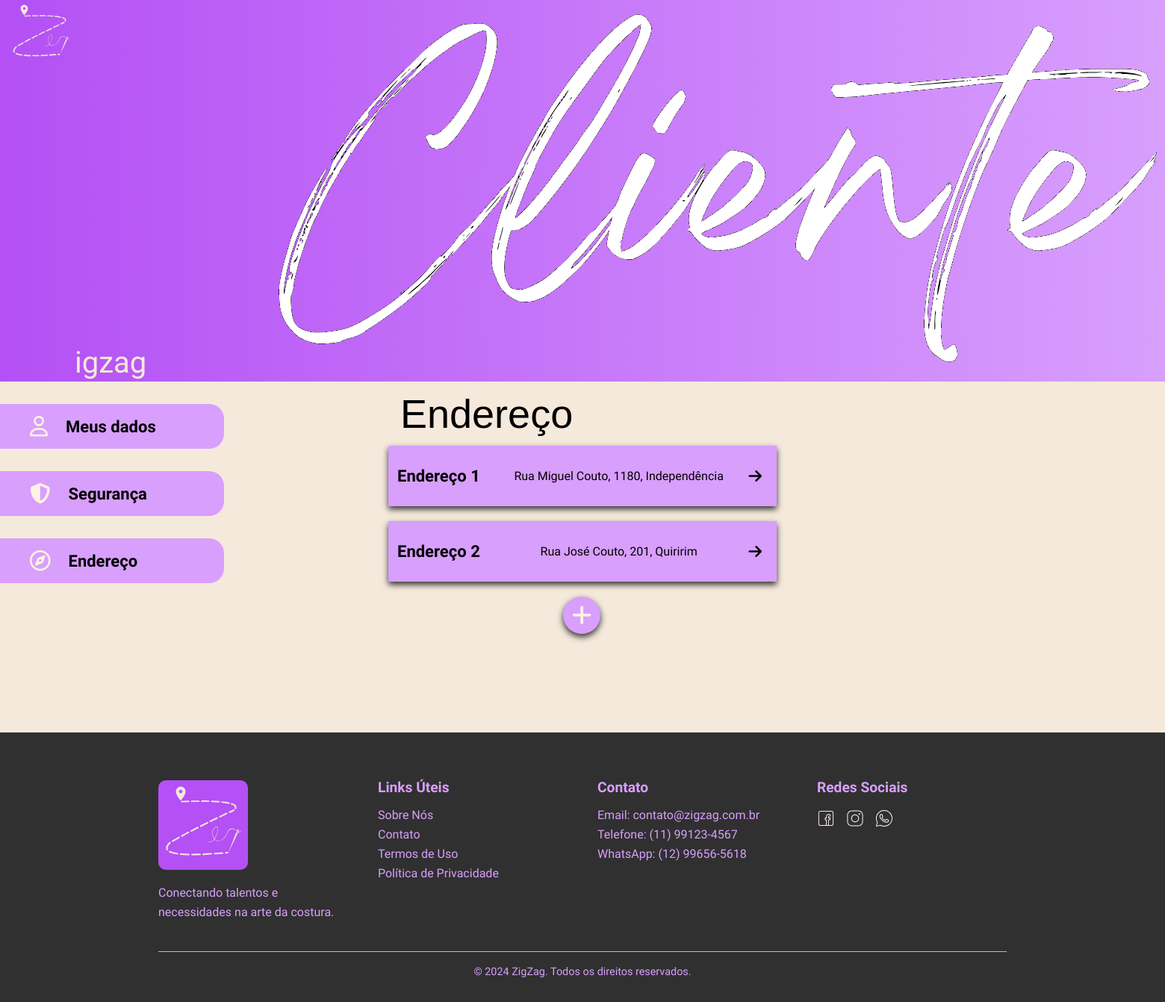
The page /cliente/endereco/index.php (signed in) on the database its author committed.
### tables this page shows
CREATE TABLE IF NOT EXISTS tbl_endereco_cliente
(
    end_id integer NOT NULL PRIMARY KEY AUTO_INCREMENT,

    end_rua varchar(64),
    end_bairro varchar(32),
    end_numero int,
    end_complemento tinytext,
    end_cidade varchar(32),
    end_estado varchar(2),
    end_cep int,

    cli_id integer NOT NULL,
    FOREIGN KEY (cli_id) 
    REFERENCES tbl_cliente(cli_id)
    ON DELETE CASCADE

);

### web/cliente/bancoEndereco.php (called while the page is built, shortened)
<?php
function buscarEnderecosUsuario($conexao, $cli_id)
{
    $queryEnderecos = "SELECT end_id, end_rua, end_bairro, end_numero, end_complemento, end_cidade, end_estado, end_cep
        FROM tbl_endereco_cliente
        WHERE cli_id = $cli_id";
    $resultadoEnderecos = mysqli_query($conexao, $queryEnderecos);
    if ($resultadoEnderecos) {
        return mysqli_fetch_all($resultadoEnderecos, MYSQLI_ASSOC);
    } else {
        return false;
    }
}

### web/cliente/endereco/index.php (the view, shortened to what this page needs)
<!DOCTYPE html>
<html lang="pt-br">
<head>
  <link rel="stylesheet" href="endereco.css" />
  <link rel="stylesheet" href="../home.css" />
  <link rel="stylesheet" href="https://unpkg.com/leaflet@1.9.4/dist/leaflet.css" />
  <?php
  require_once "../../conexao.php";
  require_once "../bancoEndereco.php";
  $dados_endereco = buscarEnderecosUsuario($conexao, $_SESSION["cli_id"]);
  ?>
</head>
<body>
  <header class="top">
    <div class="header_logo">
      <a href="../../"><img class="logo_header" src="../../assets/svg/logo.svg" width="90" height="90"
          alt="Logo ZigZag">
        <p class="zigzag_txt">igzag</p>
        <img class="cost_text" src="../../assets\images\usu_img\ZigZag.png" alt="costureiro">
      </a>
    </div>
  </header>
  <div class="secoes">
    <div class="paginas">
      <ul>
        <a href="../perfil/" class="choice">
          <li>
            <i class="fa-regular fa-user fa-lg" style="color: #fdf2e6"></i>Meus dados
          </li>
        </a>
        <a href="../seguranca/" class="choice">
          <li>
            <i class="fa-solid fa-shield-halved fa-lg" style="color: #fdf2e6"></i>Segurança
          </li>
        </a>
        <a href="index.php" class="choice">
          <li>
            <i class="fa-regular fa-compass fa-lg" style="color: #fdf2e6"></i>Endereço
          </li>
        </a>
      </ul>
    </div>
    <div class="endereco">
      <p class="title">Endereço</p>
      <?php
      foreach ($dados_endereco as $linha => $valores) {
        ?>
        <a href="detalhes?id=<?php echo $valores['end_id']; ?>">
          <div class="setor_endereco">
            <h1>Endereço <?php echo $linha + 1; ?></h1>
            <p><?php echo $valores['end_rua'] . ", " . $valores['end_numero'] . ", " . $valores['end_bairro']; ?></p>
            <i class="fa-solid fa-arrow-right fa-lg"></i>
          </div>
        </a>
        <?php
      }
      ?>
      <div id="add" class="add_endereco">
        <a href="./adicionar">
          <i class="fa-solid fa-plus" style="color: #fdf2e6"></i>
        </a>
      </div>
    </div>
  </div>
  <footer class="footer">
    <div class="container">
      <div class="footer-content">
        <div class="footer-section">
          <img src="../../assets/svg/logo.svg" alt="ZigZag Logo" class="footer-logo" />
          <p>Conectando talentos e necessidades na arte da costura.</p>
        </div>
        <div class="footer-section">
          <h3>Links Úteis</h3>
          <ul>
            <li><a href="sobre.html">Sobre Nós</a></li>
            <li><a href="contato.html">Contato</a></li>
            <li><a href="termos.html">Termos de Uso</a></li>
            <li><a href="privacidade.html">Política de Privacidade</a></li>
          </ul>
        </div>
        <div class="footer-section">
          <h3>Contato</h3>
          <ul>
            <li>Email: contato@zigzag.com.br</li>
            <li>Telefone: (11) 99123-4567</li>
            <li>WhatsApp: (12) 99656-5618</li>
          </ul>
        </div>
        <div class="footer-section">
          <h3>Redes Sociais</h3>
          <div class="social-links">
            <a href="#"><img src="../../assets/svg/facebook.svg" alt="Facebook" /></a>
            <a href="https://www.instagram.com/zigzag_ltda"><img src="../../assets/svg/instagram.svg"
                alt="Instagram" /></a>
            <a href="#"><img src="../../assets/svg/whatsapp.svg" alt="WhatsApp" /></a>
          </div>
        </div>
      </div>
      <div class="footer-bottom">
        <p>&copy; 2024 ZigZag. Todos os direitos reservados.</p>
      </div>
    </div>
  </footer>
</body>
</html>

### web/cliente/endereco/endereco.css (style rules this page uses)
* { margin: 0; padding: 0; border: 0; font-size: 100%; font-family: "Iansui", cursive; cursor: default; box-sizing: border-box; vertical-align: baseline; }
article, aside, details, figcaption, figure, footer, header, hgroup, menu, nav, section { display: block; }
:root { --vermelho-erro: #f73151; --roxo-principal: #b450f5; --roxo-claro: #d89ffd; --roxo-mais-claro: #e7cef6; --preto: #303030; --cinza-escuro: #545454; --cinza: #a6a6a6; --bege: #f5e9dc; --bege-claro: #f5e9db; --amarelo: #edbd44; --mobile-pequeno: 320px; --mobile-normal: 480px; --tablet: 768px; --notebook: 1024px; --desktop: 1280px; --ultra-wide: 1440px; }
html, body { width: 100%; position: relative; }
body { line-height: 1; background-color: var(--bege); overflow-x: hidden; }
ol, ul { list-style: none; }
.top { background: linear-gradient(90deg, var(--roxo-principal), var(--roxo-claro)); width: 100%; display: flex; box-sizing: border-box; }
.zigzag_txt { color: #f5e9db; font-family: "Iansui"; font-size: 40px; align-self: center; }
.logo_header { cursor: pointer; margin-left: 10px; transition: all 0.3s ease; }
.footer { width: 100%; background-color: var(--preto); padding: 4rem 0 2rem; margin-top: 200px; }
.footer-logo { background-color: var(--roxo-principal); border-radius: 10px; transition: all 0.3s ease; }
.footer .container { max-width: 1200px; margin: 0 auto; padding: 0 2rem; }
.footer-content { display: grid; grid-template-columns: repeat(4, 1fr); gap: 40px; margin-bottom: 40px; }
.footer-section h3 { color: var(--roxo-claro); margin-bottom: 20px; font-size: 1.2em; }
.footer-logo { width: 120px; margin-bottom: 15px; }
.footer-section p { color: var(--roxo-claro); line-height: 1.6; }
.footer-section ul { list-style: none; padding: 0; color: var(--roxo-claro); }
.footer-section ul li { margin-bottom: 10px; }
.footer-section ul li a { color: var(--roxo); text-decoration: none; transition: color 0.3s ease; cursor: pointer; }
.social-links { display: flex; gap: 15px; }
.social-links img { width: 24px; height: 24px; transition: transform 0.3s ease; cursor: pointer; }
.footer-bottom { text-align: center; padding-top: 20px; border-top: 1px solid var(--roxo-claro); }
.footer-bottom p { color: var(--roxo-claro); font-size: 0.9em; }

### rows shown on the page
tbl_endereco_cliente: end_rua "Rua Miguel Couto", end_numero "1180", end_bairro "Independência"
tbl_endereco_cliente: end_rua "Rua José Couto", end_numero "201", end_bairro "Quiririm"
